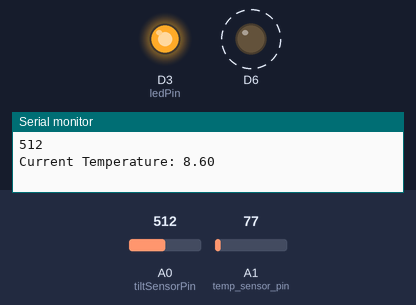
Bench run of a sketch on a simulated Arduino MKR. Shown: output pins drawn as LEDs (lit = HIGH), the last lines printed to the serial monitor. Dashed ring = blinking. Inputs (shaded band) come from the test bench; at power-on: A0 (tiltSensorPin) = 512, A1 (temp_sensor_pin) = 77. WiFi joins after 1.5 s; servers stay silent unless stated.

Above: at 4.2 s.
4.3 s: A0 (tiltSensorPin) set to 211
7.8 s: A0 (tiltSensorPin) set to 186
At 8.3 s:
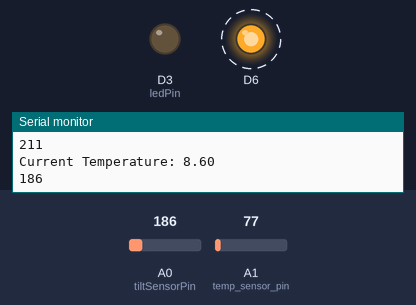
13.1 s: A0 (tiltSensorPin) set to 210
At 14.7 s:
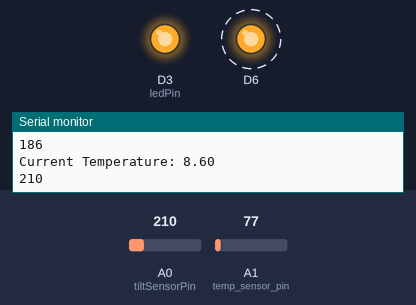
18.4 s: A0 (tiltSensorPin) set to 190
At 20.4 s:
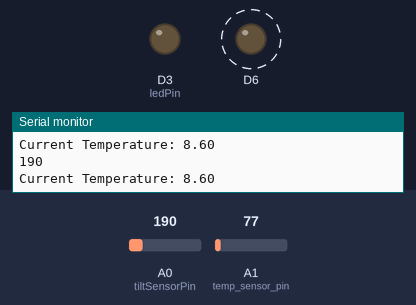
Timing chart, 0 to 24.7 s (numbered marks = the images above; inputs shaded):
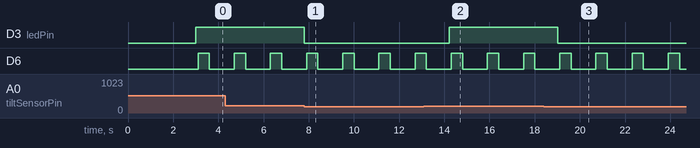

Measured:
- the behaviour switches between 201 and 200 on A0 (tiltSensorPin) (found by bisection; images 0 and 1)
- after the input at 7.8 s, D3 (ledPin): HIGH → LOW at once
- after the input at 13.1 s, D3 (ledPin): LOW → HIGH after 1.1 s
- after the input at 18.4 s, D3 (ledPin): HIGH → LOW after 0.61 s
- by itself, D6: alternates HIGH for 0.50 s and LOW for 1.1 s

The sketch:

project2_may08b.ino
```cpp
#include "arduino_secrets.h"
#include "thingProperties.h"

#define temp_sensor_pin A1

int tiltSensorPin = A0; // Define the tilt sensor input pin
int ledPin = 3; // Define the LED output pin
int tiltThreshold = 200; // Define the tilt threshold value


void setup() {

 pinMode(6, OUTPUT);
 pinMode(ledPin, OUTPUT); // Set the LED pin as an output

  // Initialize serial and wait for port to open:
  Serial.begin(9600);
  // This delay gives the chance to wait for a Serial Monitor without blocking if none is found
  delay(1500);

  // Defined in thingProperties.h
  initProperties();

  // Connect to Arduino IoT Cloud
  ArduinoCloud.begin(ArduinoIoTPreferredConnection);


}

void loop() {
ArduinoCloud.update();

  int tiltSensorValue = analogRead(tiltSensorPin); // Read the tilt sensor value
  Serial.println(tiltSensorValue); // Print the tilt sensor value to the serial monitor for debugging

  if (tiltSensorValue > tiltThreshold) { // If the tilt sensor value is above the threshold
    digitalWrite(ledPin, HIGH); // Turn the LED on
    motion = true;
  } else { // If the tilt sensor value is below the threshold
    digitalWrite(ledPin, LOW); // Turn the LED off
    motion = false;
  }

delay(100); // Add a short delay to avoid reading the sensor too frequently

digitalWrite(6, HIGH);   // turn the LED on (HIGH is the voltage level)
delay(500);


  // Read temperature sensor data
  int sensor_data = analogRead(temp_sensor_pin);
  temperature =  ( 4.4 * sensor_data * 26) / 1024.0;
  temperature = floor(temperature * 10) / 10.0;

  Serial.print("Current Temperature: ");
  Serial.println(temperature);


  digitalWrite(6, LOW);    // turn the LED off by making the voltage LOW
  delay(1000);


}

/*
  Since Temperature is READ_WRITE variable, onTemperatureChange() is
  executed every time a new value is received from IoT Cloud.
*/
void onTemperatureChange()  {
  // Add your code here to act upon Temperature change
}


/*
  Since Motion is READ_WRITE variable, onMotionChange() is
  executed every time a new value is received from IoT Cloud.
*/
void onMotionChange()  {
  // Add your code here to act upon Motion change
}
```

arduino_secrets.h
```cpp
#define SECRET_SSID ""
#define SECRET_OPTIONAL_PASS ""
```

thingProperties.h
```cpp
// Code generated by Arduino IoT Cloud, DO NOT EDIT.

#include <ArduinoIoTCloud.h>
#include <Arduino_ConnectionHandler.h>

const char SSID[]     = SECRET_SSID;    // Network SSID (name)
const char PASS[]     = SECRET_OPTIONAL_PASS;    // Network password (use for WPA, or use as key for WEP)

void onMotionChange();

float temperature;
bool motion;

void initProperties(){

  ArduinoCloud.addProperty(temperature, READ, ON_CHANGE, NULL);
  ArduinoCloud.addProperty(motion, READWRITE, ON_CHANGE, onMotionChange);

}

WiFiConnectionHandler ArduinoIoTPreferredConnection(SSID, PASS);
```
